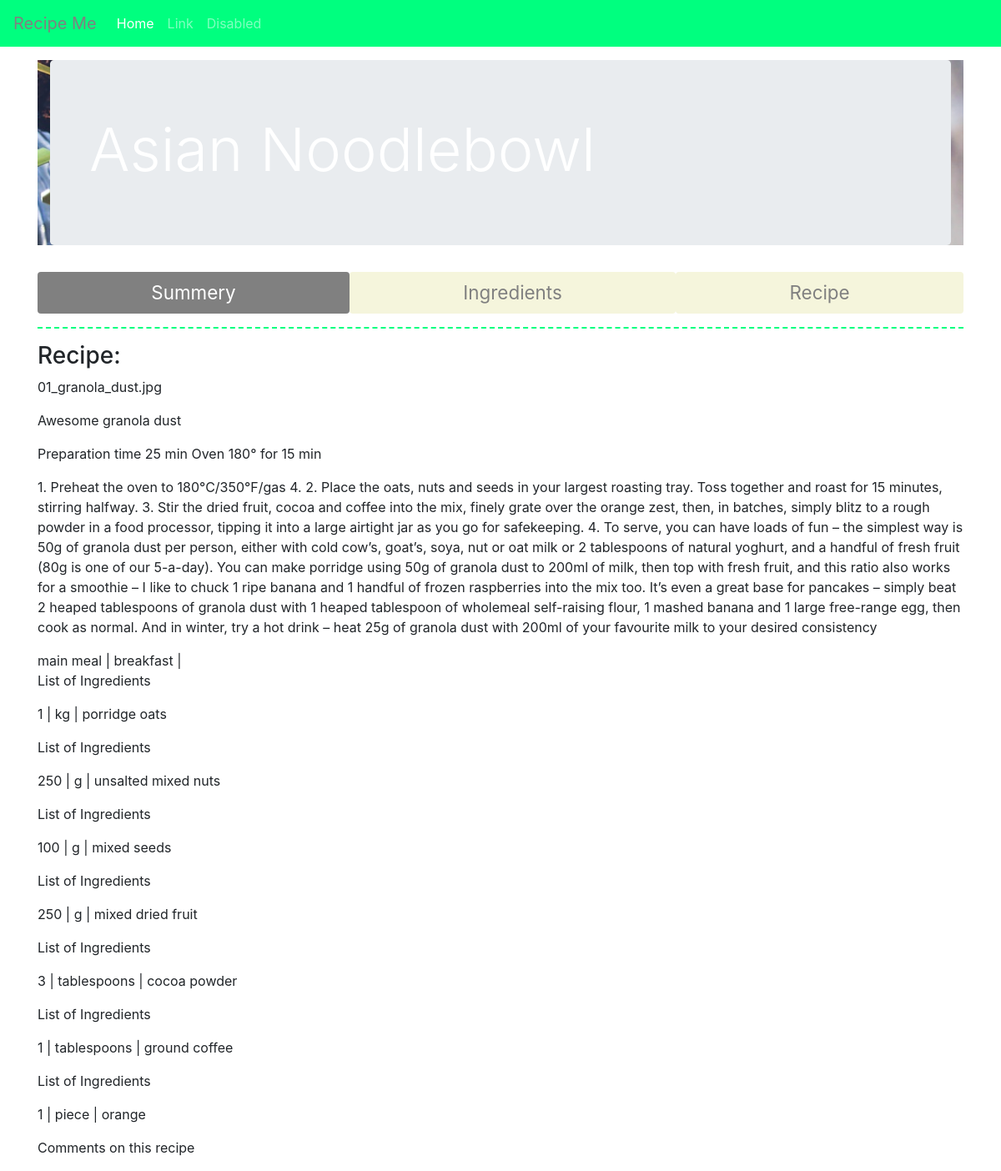
Page /recipe_view.php on the committed database.
### tables this page shows
CREATE TABLE `recipe` (
  `idRecipe` int(11) NOT NULL,
  `name` varchar(300) NOT NULL,
  `cookingMethod` varchar(8000) NOT NULL,
  `instructions` varchar(8000) NOT NULL,
  `origin` varchar(50) NOT NULL,
  `fk_idImage` int(11) NOT NULL DEFAULT '1',
  `fk_userid` int(11) NOT NULL
);

CREATE TABLE `images` (
  `idImage` int(11) NOT NULL,
  `image` varchar(200) NOT NULL
);

CREATE TABLE `tags` (
  `idTag` int(11) NOT NULL,
  `category` varchar(100) NOT NULL
);

CREATE TABLE `amount_ingredients` (
  `idAmount` int(11) NOT NULL,
  `amount` int(55) NOT NULL,
  `fk_idUnits` int(11) DEFAULT NULL,
  `fk_idIngredients` int(11) DEFAULT NULL,
  `fk_idRecipe` int(11) DEFAULT NULL
);

CREATE TABLE `units` (
  `idUnits` int(11) NOT NULL,
  `unit_EN` varchar(255) NOT NULL,
  `unit_DE` varchar(255) NOT NULL
);

CREATE TABLE `ingredient` (
  `idIngredient` int(11) NOT NULL,
  `ingredient` varchar(255) NOT NULL
);

### recipe_view.php (the view, shortened to what this page needs)
<?php
require_once 'dbconnect.php';
?>
<!doctype html>
<html lang="en">
  <head>
    <link rel="stylesheet" href="https://maxcdn.bootstrapcdn.com/bootstrap/4.0.0/css/bootstrap.min.css">
    <link rel="stylesheet" href="custom.css">
  </head>
  </head>
  <body>
    <nav class="navbar navbar-custom navbar-expand-md fixed-top">
      <a class="navbar-brand" href="#">Recipe Me</a>
      <div class="collapse navbar-collapse" id="navbarCollapse">
        <ul class="navbar-nav mr-auto">
          <li class="nav-item active">
            <a class="nav-link" href="#">Home <span class="sr-only">(current)</span></a>
          </li>
          <li class="nav-item">
            <a class="nav-link" href="#">Link</a>
          </li>
          <li class="nav-item">
            <a class="nav-link disabled" href="#">Disabled</a>
          </li>
        </ul>
      </div>
    </nav>
<main role="main" class="container">
  <div class="container-full-bg" style="background-image:url('img/header.jpg');">
    <div class="container special">
      <div class="jumbotron">
        <div class="container">
          <div class="row">
            <div class="col-s-12 col-md-12">
          <h1 class="display-3 white">Asian Noodlebowl</h1>
          </div>
          </div>
      </div>
    </div>
  </div>
</div>
  <div>
      <ul class="nav nav-pills red flex-column flex-sm-row justify-content-center nav-fill mt-3">
    <li class="nav-item pill-1">
      <a class="nav-link active" href="#">Summery</a>
    </li>
    <li class="nav-item pill-2">
      <a class="nav-link" href="#">Ingredients</a>
    </li>
    <li class="nav-item pill-3">
      <a class="nav-link" href="#">Recipe</a>
    </li>
    </ul>
  </div>
<div><hr class="style5"></div>
<div class="row" id="recipe">
  <div class="col-s-12 col-md-12 mt-6 mb-6">
    <h3>Recipe:</h3>
<?php
    $sql = "SELECT `images`.`image`, `recipe`.`name`, `recipe`.`cookingMethod`, `recipe`.`instructions`, `recipe`.`idRecipe`
FROM `recipe`
    LEFT JOIN `images` ON `recipe`.`fk_idImage` = `images`.`idImage`
WHERE (`recipe`.`idRecipe` = 2)
";
    $result = $conn->query($sql);
    if($result->num_rows > 0) {
    while($row = $result->fetch_assoc()) {
        echo "
      <p>".$row['image']."</p>
      <p>".$row['name']."</p>
      <p>".$row['cookingMethod']."</p>
      <p>".$row['instructions']."</p>
     ";
    }
    } else {
    echo "<p>No Data Avaliable</p>";
}
?>
  </div>
  <div class="col-s-12 col-md-12 mt-6 mb-6">
    <?php
    $sql = "SELECT `recipe`.`name`, `tags`.`category`
FROM `recipe`
    LEFT JOIN `recipe_tags` ON `recipe_tags`.`fk_idRecipe` = `recipe`.`idRecipe`
    LEFT JOIN `tags` ON `recipe_tags`.`fk_idTag` = `tags`.`idTag`
WHERE (`recipe`.`idRecipe` = 2 )
";
        $result = $conn->query($sql);
    if($result->num_rows > 0) {
    while($row = $result->fetch_assoc()) {
        echo "
        <span>  ".$row['category']." |</span>
     ";
    }
    } else {
    echo "<p>No Data Avaliable</p>";
}
?>
  </div>
  <div class="col-s-12 col-md-12 mt-6 mb-6">
    <?php
    $sql = "SELECT `amount_ingredients`.`amount`, `units`.`unit_EN`, `ingredient`.`ingredient`, `recipe`.`idRecipe`
FROM `recipe`
    LEFT JOIN `amount_ingredients` ON `amount_ingredients`.`fk_idRecipe` = `recipe`.`idRecipe`
    LEFT JOIN `units` ON `amount_ingredients`.`fk_idUnits` = `units`.`idUnits`
    LEFT JOIN `ingredient` ON `amount_ingredients`.`fk_idIngredients` = `ingredient`.`idIngredient`
WHERE (`recipe`.`idRecipe` = 2)
";
    $result = $conn->query($sql);
    if($result->num_rows > 0) {
    while($row = $result->fetch_assoc()) {
        echo "
      <p>List of Ingredients</p>
     <p> ".$row['amount']." | ".$row['unit_EN']." | ".$row['ingredient']."</p>
     ";
    }
    } else {
    echo "<p>No Data Avaliable</p>";
}
?>
  </div>
  <div class="col-s-12 col-md-12 mt-6 mb-6">
        <?php
    $sql = "SELECT `recipe`.`idRecipe`, `comments`.`comment`, `comments`.`timestamp`
FROM `recipe`
    LEFT JOIN `comments` ON `comments`.`fk_idRecipe` = `recipe`.`idRecipe`
WHERE (`recipe`.`idRecipe` =2)
";
    $result = $conn->query($sql);
    if($result->num_rows > 0) {
    while($row = $result->fetch_assoc()) {
        echo "
      <p>Comments on this recipe</p>
      <p>".$row['comment']."</p>
      <p>".$row['timestamp']."</p>
     ";
    }
    } else {
    echo "<p>No Data Avaliable</p>";
}
?>
  </div>
</div>
</main>
  </body>
</html>

### css/custom.css (style rules this page uses)
body { min-height: 75rem; padding-top: 4.5rem; background-color: ; }
.navbar-custom { background-color: #00FF7F; }
.navbar-custom .navbar-brand, .navbar-custom .navbar-text { color: grey; }
.navbar-custom .navbar-nav .nav-link { color: rgba(255,255,255,.5); }
.navbar-custom .nav-item.active .nav-link, .navbar-custom .nav-item:hover .nav-link { color: #ffffff; }
.white { color: #FFFFFF; }
.nav { font-size: 1.4em; }
.nav-pills .pill-2 .nav-link:not(.active) { background-color: beige; color: grey; }
.nav-pills .pill-3 .nav-link:not(.active) { background-color: beige; color: grey; }
.nav-pills .pill-1 .nav-link { background-color: grey; color: white; }
.nav-pills .pill-2 .nav-link { background-color: grey; color: white; }
.nav-pills .pill-3 .nav-link { background-color: grey; color: white; }
hr.style5 { background-color: white; border-top: 2px dashed #00FF7F; }
html,body { height:100%;width:100%; }
.container-full-bg { width:100%;height:100%;max-width:100%;background-position:center;background-size:cover; }
.container-full-bg .container, .container-full-bg .container .jumbotron { height:100%;width:100%; }
ul { list-style-type: none; }

### rows in the picture
recipe: fk_idImage.image "01_granola_dust.jpg", name "Awesome granola dust", cookingMethod "Preparation time 25 min Oven 180° for 15 min", instructions "1. Preheat the oven to 180°C/350°F/gas 4. 2. Place the oats, nuts and seeds in your largest roasting tray. Toss together and roast for 15 minutes, stirring halfway. 3. Stir the dried fruit, cocoa and coffee into the mix, finely grate over the orange zest, then, in batches, simply blitz to a rough powder in a food processor, tipping it into a large airtight jar as you go for safekeeping. 4. To serve, you can have loads of fun – the simplest way is 50g of granola dust per person, either with cold cow’s, goat’s, soya, nut or oat milk or 2 tablespoons of natural yoghurt, and a handful of fresh fruit (80g is one of our 5-a-day). You can make porridge using 50g of granola dust to 200ml of milk,…", tags.category "main meal", tags.category "breakfast"
amount_ingredients: amount "1", fk_idUnits.unit_EN "kg", fk_idIngredients.ingredient "porridge oats"
amount_ingredients: amount "250", fk_idUnits.unit_EN "g", fk_idIngredients.ingredient "unsalted mixed nuts"
amount_ingredients: amount "100", fk_idUnits.unit_EN "g", fk_idIngredients.ingredient "mixed seeds"
amount_ingredients: amount "250", fk_idUnits.unit_EN "g", fk_idIngredients.ingredient "mixed dried fruit"
amount_ingredients: amount "3", fk_idUnits.unit_EN "tablespoons", fk_idIngredients.ingredient "cocoa powder"
amount_ingredients: amount "1", fk_idUnits.unit_EN "tablespoons", fk_idIngredients.ingredient "ground coffee"
amount_ingredients: amount "1", fk_idUnits.unit_EN "piece", fk_idIngredients.ingredient "orange"
